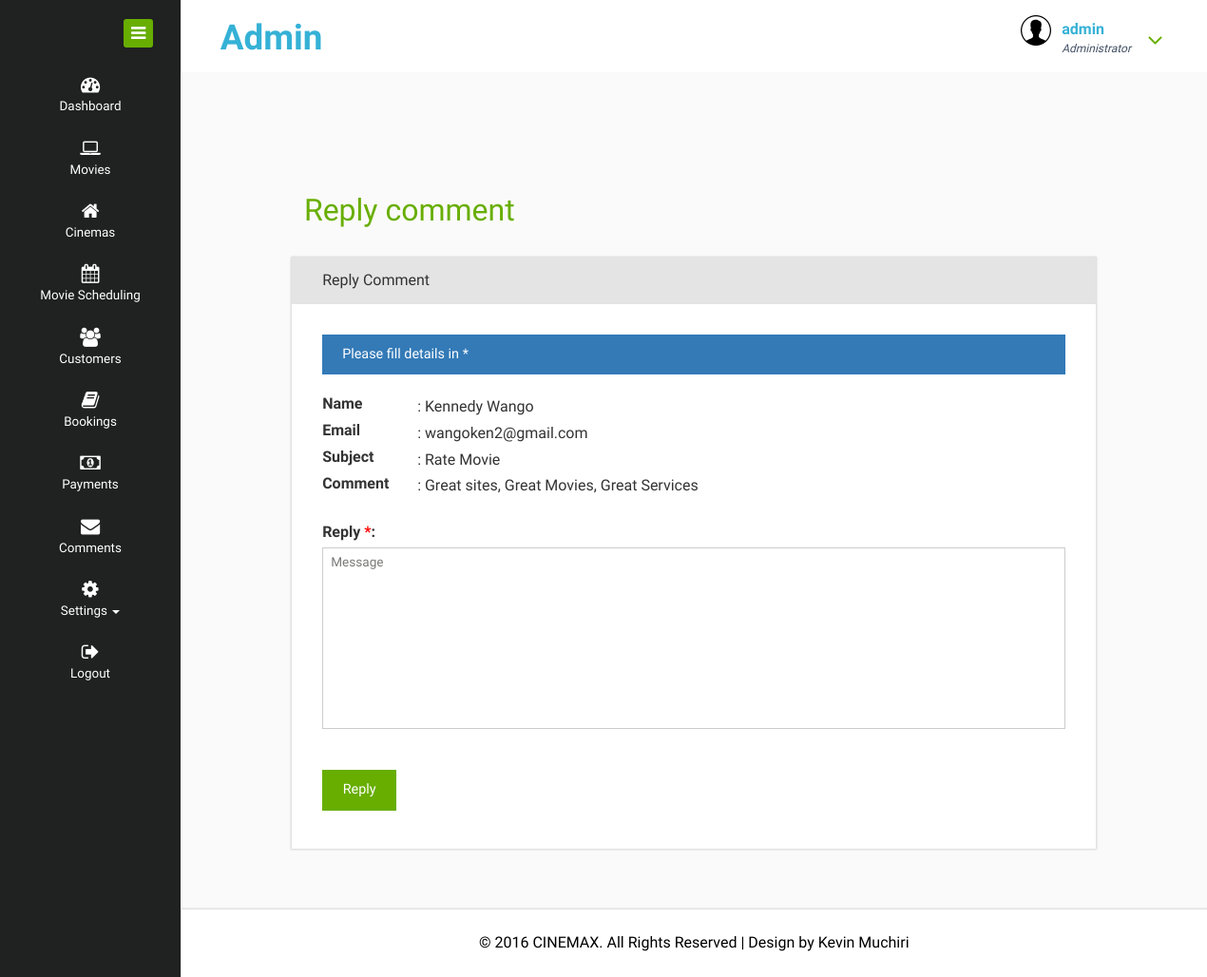
/admin/reply.php?id=1 (signed in), run on the app's committed database.
### tables this page shows
CREATE TABLE `comments` (
  `id` int(11) NOT NULL,
  `firstname` varchar(100) NOT NULL,
  `lastname` varchar(100) NOT NULL,
  `email` varchar(255) NOT NULL,
  `subject` varchar(100) DEFAULT NULL,
  `message` text NOT NULL,
  `date` date NOT NULL,
  `is_seen` int(11) NOT NULL,
  `reply` text
);

### admin/reply.php (the view, shortened to what this page needs)
<?php
include'db.php';
             $sel = mysqli_query($con,"select * from comments where id='".$_REQUEST['id']."'");
             $row = mysqli_fetch_array($sel,MYSQLI_ASSOC);
             ?>
<!DOCTYPE HTML>
<html>
<head>
<link href="css/bootstrap.css" rel="stylesheet" type="text/css" media="all">
<link href="css/jquery.dataTables.1.10.11.min.css" rel="stylesheet" type="text/css" media="all">
<link href="css/style.css" rel="stylesheet" type="text/css" media="all"/>
<link href="css/font-awesome.css" rel="stylesheet">
</head>
<body>
<div class="page-container">
   <div class="left-content">
	   <div class="mother-grid-inner">
				<?php include'head.php';?>
<div class="inner-block">
    <div class="product-block">
    	<div class="col-md-offset-1 pro-head">
    		<h2>Reply comment</h2>
    	</div>
      <div class="col-md-10 col-md-offset-1 compose-right">
					<div class="inbox-details-default">
						<div class="inbox-details-heading">
							Reply Comment
						</div>
						<div class="inbox-details-body">
							<div class="alert alert-info">
								Please fill details in *
							</div>
							<form onSubmit="return validateForm()" name="comment" id="comment" class="com-mail" method="post">
								<table border="0">
								<tr><td width="100"><label>Name</label></td><td> : <?php echo $row['firstname'].' '.$row['lastname']?></td></tr>
								<td><label>Email</label></td><td> : <?php echo $row['email']?></td></tr>
								<td><label>Subject</label></td><td> : <?php echo $row['subject']?></td></tr>
								<td><label>Comment</label></td><td> : <?php echo $row['message']?></td></tr>
                                </table>
                                <br>
                                <label>Reply <span style="color:red">*</span>:</label>
                                <textarea rows="6" name="message" placeholder="Message"></textarea>
                                <div class="form-group">
								 <input type="submit" value="Reply" name="submit">
							    </div>
							</form>
						</div>
					</div>
				</div>
    </div>
</div>
<link rel="stylesheet" type="text/css" href="css/magnific-popup.css">
<?php include'footer.php';?>
</div>
</div>
    <?php include'includes.php';?>
</body>
</html>

### data on the page
comments: firstname "Kennedy", lastname "Wango", email "wangoken2@gmail.com", subject "Rate Movie", message "Great sites, Great Movies, Great Services"

### other printed values
$_SESSION['manager'] "admin"
